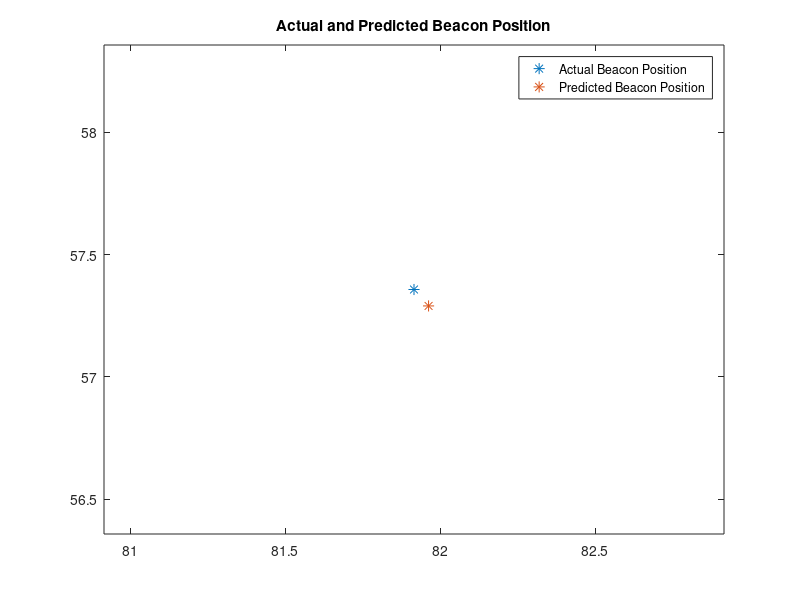

Write the MATLAB code that produced this figure.
%% Senior Projects Position Modeling Take 2
% Created: National Garlic Lovers Day
% Modified: National Noodle Day

%% Housekeeping!
clear; close all; clc;

%% Initialize Position of Antennas and Beacon
A1 = [0 0]; 
A2 = [0 0.2];
A3 = [0 0.5];

% Distances between antennas
s12 = norm(abs(A1 - A2)); 
s13 = norm(abs(A1 - A3));

Bee = [100*cosd(35) 100*sind(35)];

% Quick Plot for sanity
% figure(1);
% plot(A1(1),A1(2),'*','MarkerSize',8);
% hold on
% plot(A2(1),A2(2),'*','MarkerSize',8);
% plot(A3(1),A3(2),'*','MarkerSize',8);
% plot(Bee(1),Bee(2),'*','MarkerSize',8);
% Sanity checked!

% Find the ranges.
r1 = norm(abs(Bee-A1));
r2 = norm(abs(Bee-A2));
r3 = norm(abs(Bee-A3));

%% Initialize other Parameters
f = 2.4e9; % Hz, frequency of sine wave
c = 299792458; % m/s, the speed of light
lambda = c/f; % m, wavelength
dspec = lambda/(2*pi); % "specific distance"

%% Actual Calculations
r12 = abs(r1-r2); % distance difference (m)
r13 = abs(r1-r3);

dphi12 = r12/dspec; % calculate phase difference 

theta12 = asind(lambda*dphi12/(2*pi*s12));

%% Actual Position, using A1 as reference antenna
Wasp = [r1*cosd(theta12) r1*sind(theta12)];

% New plotting sanity check
figure(2);
set(gcf,'Color','White');
plot(Bee(1),Bee(2),'*','MarkerSize',8);
hold on
plot(Wasp(1),Wasp(2),'*','MarkerSize',8);
legend('Actual Beacon Position','Predicted Beacon Position');
xlim([Bee(1)-1 Bee(1)+1]); ylim([Bee(2)-1 Bee(2)+1]);
title('Actual and Predicted Beacon Position');

err = abs(Bee - Wasp);
fprintf('The X direction error is: %.3f.\n',err(1));
fprintf('The Y direction error is: %.3f.\n',err(2));

